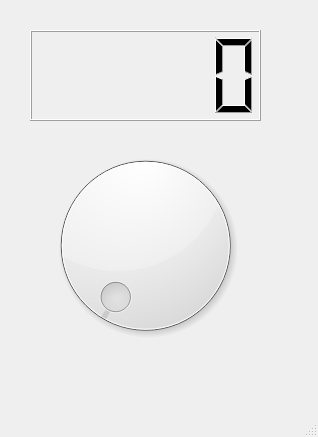
<?xml version="1.0" encoding="UTF-8"?>
<ui version="4.0">
 <class>MainWindow</class>
 <widget class="QMainWindow" name="MainWindow">
  <property name="geometry">
   <rect>
    <x>0</x>
    <y>0</y>
    <width>318</width>
    <height>437</height>
   </rect>
  </property>
  <property name="windowTitle">
   <string>MainWindow</string>
  </property>
  <widget class="QWidget" name="centralwidget">
   <widget class="QLCDNumber" name="lcdNumber">
    <property name="geometry">
     <rect>
      <x>30</x>
      <y>30</y>
      <width>231</width>
      <height>91</height>
     </rect>
    </property>
   </widget>
   <widget class="QDial" name="dial">
    <property name="geometry">
     <rect>
      <x>30</x>
      <y>140</y>
      <width>231</width>
      <height>211</height>
     </rect>
    </property>
   </widget>
  </widget>
  <widget class="QMenuBar" name="menubar">
   <property name="geometry">
    <rect>
     <x>0</x>
     <y>0</y>
     <width>318</width>
     <height>21</height>
    </rect>
   </property>
  </widget>
  <widget class="QStatusBar" name="statusbar"/>
 </widget>
 <resources/>
 <connections/>
</ui>
